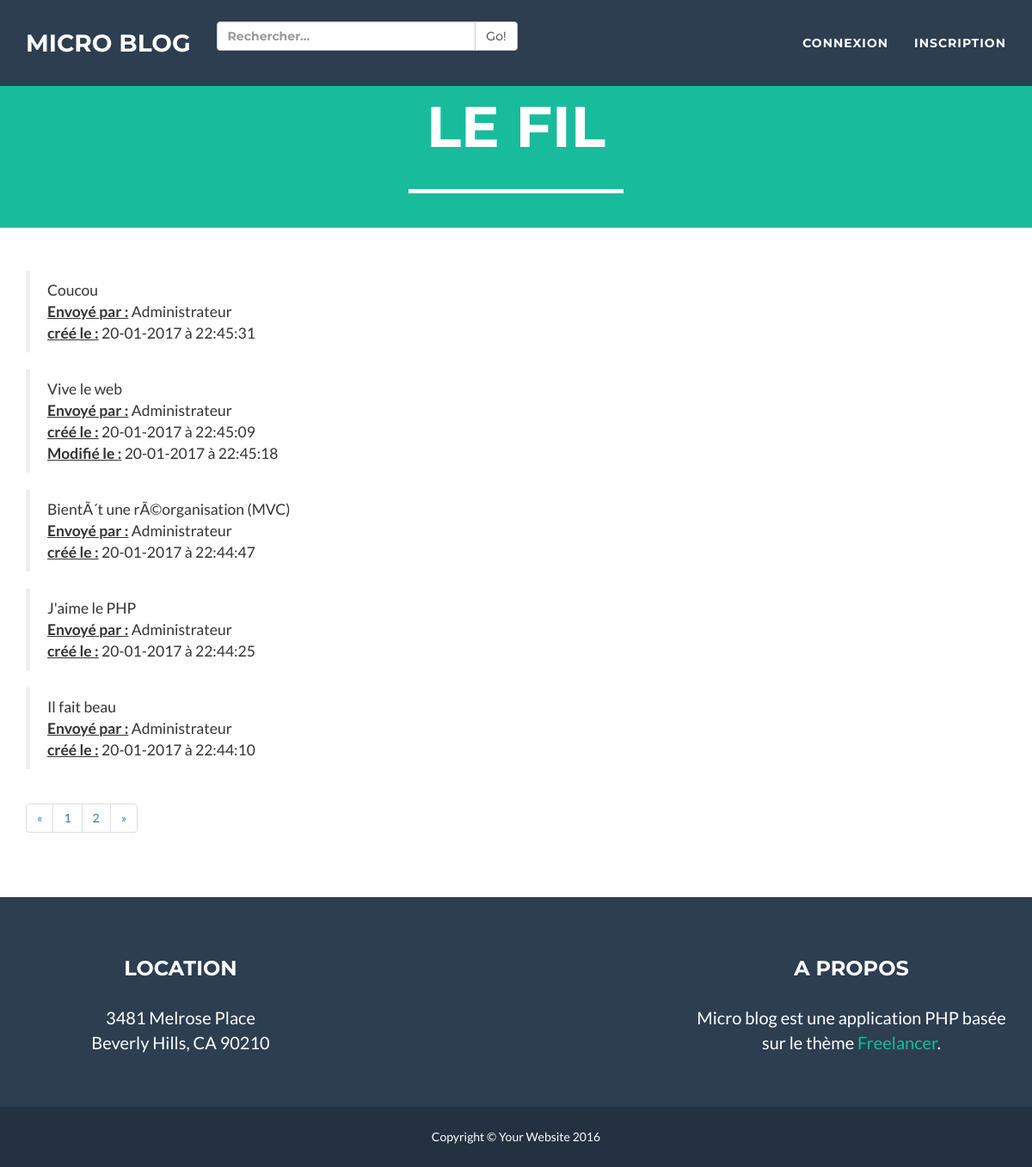
The page / on the database its author committed.
### tables this page shows
CREATE TABLE `messages` (
  `id` int(11) NOT NULL,
  `texte` varchar(255) NOT NULL,
  `dateCreation` int(11) NOT NULL,
  `dateModification` int(11) NOT NULL,
  `utilisateur_id` int(11) NOT NULL
);

CREATE TABLE `utilisateurs` (
  `id` int(11) NOT NULL,
  `prenom` varchar(30) NOT NULL,
  `nom` varchar(30) NOT NULL,
  `pseudo` varchar(255) NOT NULL,
  `email` varchar(255) NOT NULL,
  `mdp` varchar(255) NOT NULL,
  `sid` varchar(50) NOT NULL
);

### includes/connexion.inc.php (called while the page is built, shortened)
<?php
 $connect=false;
?>

### index.php (the view, shortened to what this page needs)
<?php
include('includes/connexion.inc.php');
include('includes/haut.inc.php');
$messages_par_page = 5;
?>
<?php
  if(isset($_GET['p'])){
      $page_num = $_GET['p'];
  }else{
    $page_num = 1;
  }
  $query = "SELECT count(*) AS nbrmessages FROM messages";
  $prep = $pdo->prepare($query);
  $prep->execute();
  $data = $prep->fetch();
  $nb_de_pages = ceil ($data['nbrmessages'] / $messages_par_page);
  $indexLimit = ($messages_par_page * $page_num) - $messages_par_page;
  $query = "SELECT *, mess.id AS mess_id FROM messages AS mess INNER JOIN utilisateurs AS users ON mess.utilisateur_id = users.id ORDER BY dateCreation DESC LIMIT ?,?";
    $prep = $pdo->prepare($query);
    $prep->bindValue(1, $indexLimit, PDO::PARAM_INT);
    $prep->bindValue(2, $messages_par_page, PDO::PARAM_INT);
    $prep->execute();
    while ($data = $prep->fetch()) {
    ?>
        <blockquote>
              <?php
               echo $data['texte']."<br>";
              echo "<b><u>Envoyé par :</u></b> " . $data['pseudo'] . "<br>";
              echo "<b><u>créé le :</u></b> " . date("d-m-Y à H:i:s", $data['dateCreation']) . "<br>";
             if($data['dateModification'] != 0){
                echo "<b><u>Modifié le :</u></b> " . date("d-m-Y à H:i:s", $data['dateModification']);
             }
             ?>
        </blockquote>
    <?php } ?>
    <ul class="pagination">
    <li>
      <?= "<a href='?p=".($page_num-1)."' aria-label='Previous'>" ?>
       <span aria-hidden="true">&laquo;</span>
      </a>
    </li>
    <?php
         for ($i=1; $i <= $nb_de_pages ; $i++) {
                echo "<li><a href=?p=" .$i.">".$i."</a></li>";
         }
    ?>
    <li>
    <?= "<a href='?p=".($page_num+1)."' aria-label='Next'>" ?>
        <span aria-hidden="true">&raquo;</span>
      </a>
    </li>
  </ul>
<?php include('includes/bas.inc.php'); ?>

### includes/haut.inc.php (shortened to what this page needs)
<!DOCTYPE html>
<html lang="fr">
<head>
    <link href="vendor/bootstrap/css/bootstrap.min.css" rel="stylesheet">
    <link href="css/freelancer.css" rel="stylesheet">
    <link href="vendor/font-awesome/css/font-awesome.min.css" rel="stylesheet" type="text/css">
</head>
<body id="page-top" class="index">
    <nav id="mainNav" class="navbar navbar-default navbar-fixed-top navbar-custom">
        <div class="container">
            <div class="navbar-header page-scroll">
                <a class="navbar-brand" href="index.php">Micro blog  </a>
            </div>
           <div class="col-lg-4">
                 <div class="input-group">
                  <input type="text" class="form-control" placeholder="Rechercher...">
                    <span class="input-group-btn">
                     <button class="btn btn-default" type="button">Go!</button>
                    </span>
                 </div>
            </div>
            <div class="collapse navbar-collapse" id="bs-example-navbar-collapse-1">
                <ul class="nav navbar-nav navbar-right">
                    <li class="page-scroll">
                        <?php
                        if($connect){
                         $query = "Select pseudo from utilisateurs where sid='" .$cook. "'";
                         $stmt = $pdo->query($query);
                             if($data = $stmt->fetch()){
                               echo "<li><a href=''>Bienvenue " .$data['pseudo']. "</a></li><li><a href='deconnexion.php'>Deconnexion</a></li>";
                             }
                        }else{
                            echo "<a href='connexion.php'>Connexion</a> </li><li><a href='inscription.php'>Inscription</a> </li>";
                        }
                        ?>
                </ul>
            </div>
        </div>
    </nav>
    <header>
        <div class="container">
            <div class="row">
                <div class="col-lg-12">
                    <div class="intro-text">
                        <span class="name">Le fil</span>
                        <hr class="star-light">
                    </div>
                </div>
            </div>
        </div>
    </header>
    <section>
        <div class="container">

### includes/bas.inc.php (shortened to what this page needs)
        </div>
    </section>
    <footer class="text-center">
        <div class="footer-above">
            <div class="container">
                <div class="row">
                    <div class="footer-col col-md-4">
                        <h3>Location</h3>
                        <p>3481 Melrose Place
                            <br>Beverly Hills, CA 90210</p>
                    </div>
                    <div class="footer-col col-md-4">
                    </div>
                    <div class="footer-col col-md-4">
                        <h3>A propos</h3>
                        <p>Micro blog est une application PHP basée sur le thème <a href="https://startbootstrap.com/template-overviews/freelancer/">Freelancer</a>.</p>
                    </div>
                </div>
            </div>
        </div>
        <div class="footer-below">
            <div class="container">
                <div class="row">
                    <div class="col-lg-12">
                        Copyright &copy; Your Website 2016
                    </div>
                </div>
            </div>
        </div>
    </footer>
</body>
</html>

### css/freelancer.css (style rules this page uses)
body { font-family: 'Lato', 'Helvetica Neue', Helvetica, Arial, sans-serif; overflow-x: hidden; }
p { font-size: 20px; }
a, a:hover, a:focus, a:active, a.active { color: #18BC9C; outline: none; }
h1, h2, h3, h4, h5, h6 { font-family: "Montserrat", "Helvetica Neue", Helvetica, Arial, sans-serif; text-transform: uppercase; font-weight: 700; }
hr.star-light, hr.star-primary { padding: 0; border: none; border-top: solid 5px; text-align: center; max-width: 250px; margin: 25px auto 30px; }
hr.star-light:after, hr.star-primary:after { content: "\f005"; font-family: FontAwesome; display: inline-block; position: relative; top: -0.8em; font-size: 2em; padding: 0 0.25em; }
hr.star-light { border-color: white; }
hr.star-light:after { background-color: #18BC9C; color: white; }
header { text-align: center; background: #18BC9C; color: white; }
header .container { padding-top: 100px; padding-bottom: 10px; }
header .intro-text .name { display: block; font-family: "Montserrat", "Helvetica Neue", Helvetica, Arial, sans-serif; text-transform: uppercase; font-weight: 700; font-size: 2em; }
@media (min-width: 768px) { header .intro-text .name { font-size: 4.75em; } }
.navbar-custom { background: #2C3E50; font-family: "Montserrat", "Helvetica Neue", Helvetica, Arial, sans-serif; text-transform: uppercase; font-weight: 700; border: none; }
.navbar-custom .navbar-brand { color: white; }
.navbar-custom .navbar-nav { letter-spacing: 1px; }
.navbar-custom .navbar-nav li a { color: white; }
@media (min-width: 768px) { .navbar-custom { padding: 25px 0; -webkit-transition: padding 0.3s; -moz-transition: padding 0.3s; transition: padding 0.3s; } }
@media (min-width: 768px) { .navbar-custom .navbar-brand { font-size: 2em; -webkit-transition: all 0.3s; -moz-transition: all 0.3s; transition: all 0.3s; } }
section { padding: 50px 0; }
footer { color: white; }
footer h3 { margin-bottom: 30px; }
footer .footer-above { padding-top: 50px; background-color: #2C3E50; }
footer .footer-col { margin-bottom: 50px; }
footer .footer-below { padding: 25px 0; background-color: #233140; }

### rows shown on the page
messages: texte "Coucou", utilisateur.pseudo "Administrateur", dateCreation "20-01-2017 à 22:45:31"
messages: texte "Vive le web", utilisateur.pseudo "Administrateur", dateCreation "20-01-2017 à 22:45:09", dateModification "20-01-2017 à 22:45:18"
messages: texte "BientÃ´t une rÃ©organisation (MVC)", utilisateur.pseudo "Administrateur", dateCreation "20-01-2017 à 22:44:47"
messages: texte "J'aime le PHP", utilisateur.pseudo "Administrateur", dateCreation "20-01-2017 à 22:44:25"
messages: texte "Il fait beau", utilisateur.pseudo "Administrateur", dateCreation "20-01-2017 à 22:44:10"
